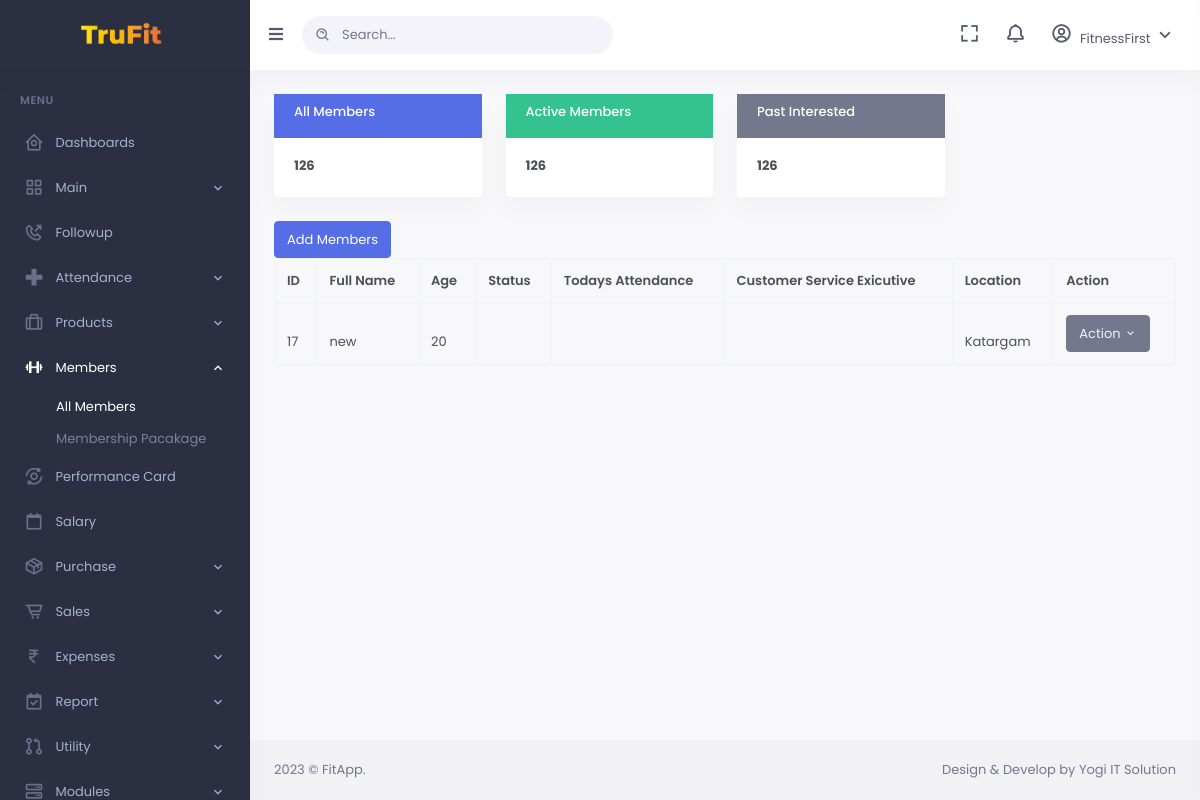
/all-members.php (signed in), run on the app's committed database.
### tables this page shows
CREATE TABLE `student` (
  `stdID` int(11) NOT NULL,
  `stdfName` varchar(100) NOT NULL,
  `stdlName` varchar(100) NOT NULL,
  `stdAge` int(3) NOT NULL,
  `stdGender` varchar(7) NOT NULL,
  `stdContact` varchar(10) NOT NULL,
  `stdEmailID` varchar(50) NOT NULL,
  `school` varchar(200) NOT NULL,
  `locationID` int(11) NOT NULL,
  `refID` int(11) NOT NULL,
  `programInterestedIN` int(11) NOT NULL,
  `resume` varchar(500) NOT NULL,
  `priority` varchar(50) NOT NULL,
  `remarks` varchar(500) NOT NULL
);

CREATE TABLE `location` (
  `locationID` int(11) NOT NULL,
  `locationName` varchar(50) NOT NULL,
  `addline1` varchar(300) NOT NULL,
  `addline2` varchar(300) NOT NULL,
  `city` varchar(100) NOT NULL,
  `zipcode` varchar(50) NOT NULL,
  `state` varchar(50) NOT NULL,
  `country` varchar(255) NOT NULL,
  `mobile` varchar(10) NOT NULL,
  `printName` varchar(255) NOT NULL,
  `locationEmail` varchar(255) NOT NULL,
  `active` int(11) NOT NULL
);

### all-members.php (the view, shortened to what this page needs)
<?php
include_once 'db_conn.php';
?>
<!DOCTYPE html>
<html lang="en">
<?php
include('inc/head.php')
?>
<body data-sidebar="dark">
    <div id="layout-wrapper">
        <?php
        include('inc/sidebar.php')
        ?>
        <div id="main" class="layout-column flex">
            <?php
            include('inc/header.php')
            ?>
            <div class="main-content">
                <div class="page-content">
                    <div class="container-fluid">
                        <div class="padding">
                            <div class="row ">
                                <div class="col-lg-12 col-12">
                                    <div class="row ">
                                        <div class="col-md-3">
                                            <a href="all-inquiry.php">
                                                <div class="card ">
                                                    <div class="card-header bg-primary">
                                                        <h6 class="text-white">All Members</h6>
                                                    </div>
                                                    <div class="card-body ">
                                                        <h6 class="fw-bolder mb-1">126</h6>
                                                    </div>
                                                </div>
                                            </a>
                                        </div>
                                        <div class="col-md-3">
                                            <a href="#">
                                                <div class="card ">
                                                    <div class="card-header bg-success">
                                                        <h6 class="text-white">Active Members</h6>
                                                    </div>
                                                    <div class="card-body ">
                                                        <h6 class="fw-bolder mb-1">126</6>
                                                    </div>
                                                </div>
                                            </a>
                                        </div>
                                        <div class="col-md-3">
                                            <a href="all-inq-lost.php">
                                                <div class="card ">
                                                    <div class="card-header bg-secondary">
                                                        <h6 class="text-white">Past Interested</h6>
                                                    </div>
                                                    <div class="card-body ">
                                                        <h6 class="fw-bolder mb-1">126</6>
                                                    </div>
                                                </div>
                                            </a>
                                        </div>
                                    </div>
                                </div>
                            </div>
                            <table class="table table-bordered dt-responsive nowrap w-100">
                                <thead>
                                    <tr>
                                        <th data-sortable="true" data-field="id">ID</th>
                                        <th data-sortable="true" data-field="fullname">Full Name</th>
                                        <th data-sortable="true" data-field="age">Age</th>
                                        <th data-sortable="true" data-field="Mobile">Status</th>
                                        <th data-sortable="true" data-field="Lead Type">Todays Attendance</th>
                                        <th data-sortable="true" data-field="Trial">Customer Service Exicutive</th>
                                        <th data-sortable="true" data-field="Location">Location</th>
                                        <th>Action</th>
                                        <a href="admission.php" class="btn btn-primary">Add Members</a>
                                    </tr>
                                    <?php
                                    $sqlMember = "SELECT s.*,l.* from student as s inner join location as l on s.locationID = l.locationID inner join studentdetails as sd on sd.stdID = s.stdID order by s.stdID";
                                    $resMember = mysqli_query($conn, $sqlMember);
                                    while ($rowMember = mysqli_fetch_assoc($resMember)) {
                                    ?>
                                        <tr>
                                            <td><?= $rowMember['stdID'] ?></td>
                                            <td><?= $rowMember['stdfName'] ?></td>
                                            <td><?= $rowMember['stdAge'] ?></td>
                                            <td></td>
                                            <td></td>
                                            <td></td>
                                            <td><?= $rowMember['locationName'] ?></td>
                                            <td>
                                                <div class="btn-group" role="group">
                                                    <button id="btnGroupVerticalDrop1" type="button" class="btn btn-secondary dropdown-toggle" data-bs-toggle="dropdown" aria-haspopup="true" aria-expanded="false">
                                                        Action <i class="mdi mdi-chevron-down"></i>
                                                    </button>
                                                </div>
                                            </td>
                                        <?php } ?>
                                </thead>
                            </table>
                        </div>
                    </div>
                </div>
            </div>
        </div>
        <?php
        include('inc/footer.php')
        ?>
    </div>
</body>
</html>

### data on the page
student: stdID "17", stdfName "new", stdAge "20", locationID.locationName "Katargam"
